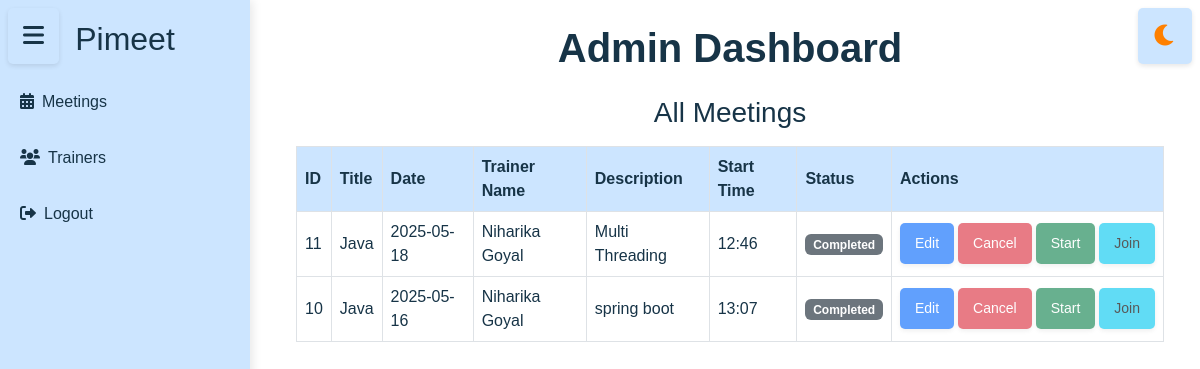
Before: /admin_dashboard with the older database file.
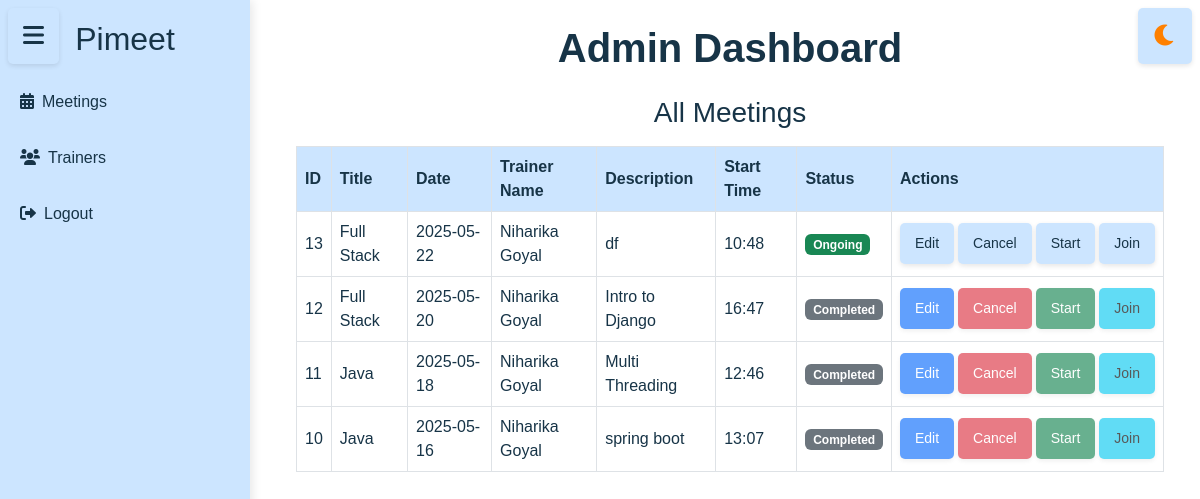
After: the same page with the newer database file.
### tables this page shows
CREATE TABLE meetings (

            id INTEGER PRIMARY KEY AUTOINCREMENT,
            title TEXT NOT NULL,
            date TEXT NOT NULL,
            time TEXT NOT NULL,
            description TEXT NOT NULL,
            trainer_id TEXT,
            meet_id TEXT UNIQUE,
            FOREIGN KEY (trainer_id) REFERENCES trainers(id)
        );

CREATE TABLE trainers (
    id TEXT PRIMARY KEY,
    trainer_id TEXT NOT NULL UNIQUE,
    name TEXT NOT NULL,
    email TEXT NOT NULL UNIQUE,
    mobile TEXT NOT NULL UNIQUE,
    status TEXT CHECK(status IN ('Active', 'Inactive')) NOT NULL,
    bio TEXT,
    profile_image BLOB
);

### app.py (the view)
@app.route('/admin_dashboard')
def admin_dashboard():
    session['user_type'] = 'admin'
    success, result = get_all_trainers_from_db()
    meetings=get_meet()
    if success:
        return render_template('admindashboard.html', trainers=result,meetings=meetings)
    else:
        return render_template('admindashboard.html', error=result)

### assign_trainer.py (called while the page is built)
def get_all_trainers_from_db():
    conn = get_db_connection()
    cursor = conn.cursor()
    try:
        cursor.execute('SELECT * FROM trainers')
        rows = cursor.fetchall()
        trainers = []
        for row in rows:
            trainers.append({
    'trainer_id': row[1],
    'name': row[2],
    'email': row[3],
    'mobile': row[4],
    'status': row[5],
    'bio': row[6],
})
        return True, trainers
    except Exception as e:
        return False, str(e)
    finally:
        conn.close()

### db.py (called while the page is built)
def get_db_connection():
    conn = sqlite3.connect(DATABASE)
    conn.row_factory = sqlite3.Row
    return conn

### templates/admindashboard.html (shortened to what the changed rows need)
<!DOCTYPE html>
<html lang="en">
<head>
    <link rel="stylesheet" href="https://cdnjs.cloudflare.com/ajax/libs/font-awesome/6.0.0/css/all.min.css">
    <link rel="stylesheet" href="https://cdnjs.cloudflare.com/ajax/libs/bootstrap/5.3.0/css/bootstrap.min.css">
    <link rel="stylesheet" href="{{ url_for('static', filename='css/admin_dashboard.css') }}">
</head>
<body class="light-mode">
    <div class="sidebar " id="sidebar">
        <h2>Pimeet</h2>
    </div>
    <div class="content p-4 flex-grow-1" id="content">
        <div class="container-fluid">
            <h1 class="fw-bold mb-4 text-center">Admin Dashboard</h1>
        <div id="meetings">
            <div class="table-responsive">
                <table class="table table-hover table-bordered align-middle">
                    <thead>
                        <tr>
                            <th>ID</th>
                            <th>Title</th>
                            <th>Date</th>
                            <th>Trainer Name</th>
                            <th>Description</th>
                            <th>Start Time</th>
                            <th>Status</th>
                            <th>Actions</th>
                        </tr>
                    </thead>
<tbody>
                        {% set all_meetings = meetings.upcoming + meetings.current + meetings.previous %}
                        {% for meeting in all_meetings %}
                          <tr>
                            <td>{{ meeting.id }}</td>
                            <td>{{ meeting.title }}</td>
                            <td>{{ meeting.date }}</td>
                            <td>{{ meeting.trainer_name}}</td>
                            <td>{{ meeting.description }}</td>
                            <td>{{ meeting.time }}</td>
                            <td>
                              {% if meeting.status == 'Scheduled' %}
                                <span class="badge bg-warning">Scheduled</span>
                              {% elif meeting.status == 'Ongoing' %}
                                <span class="badge bg-success">Ongoing</span>
                              {% else %}
                                <span class="badge bg-secondary">Completed</span>
                              {% endif %}
                            </td>
                            <td>
                              <div class="d-flex flex-nowrap gap-1 ">
                                <button class="btn btn-primary btn-sm"
                                  onclick="openEditModal('{{ meeting.id }}', '{{ meeting.title }}', '{{ meeting.date }}', '{{ meeting.time }}', '{{ meeting.description }}')"
                                  {% if meeting in meetings.previous %}disabled{% endif %}>
                                  Edit
                                </button>
                                <button class="btn btn-danger btn-sm"
                                  onclick="confirmCancel('{{ meeting.id }}')"
                                  {% if meeting in meetings.previous %}disabled{% endif %}>
                                  Cancel
                                </button>
                                <button class="btn btn-success btn-sm"
                                    onclick="window.location.href='{{ url_for('meeting_room', meeting_id=meeting.id) }}'"
                                    {% if meeting not in meetings.current %}disabled{% endif %}>
                                    Start
                                </button>
                                <button class="btn btn-info btn-sm"
                                    onclick="window.location.href='{{ url_for('meeting_room', meeting_id=meeting.id) }}'"
                                    {% if meeting not in meetings.current %}disabled{% endif %}>
                                    Join
                                </button>
                              </div>
                            </td>
                          </tr>
                        {% endfor %}
                      </tbody>
                </table>
            </div>
        </div>
    </div>
</body>
</html>

Changed rows visible on the page:
added meetings: id "13", title "Full Stack", date "2025-05-22", trainer_name "Niharika Goyal", description "df", time "10:48", shows "Ongoing"
added meetings: id "12", title "Full Stack", date "2025-05-20", trainer_name "Niharika Goyal", description "Intro to Django", time "16:47", shows "Completed"
